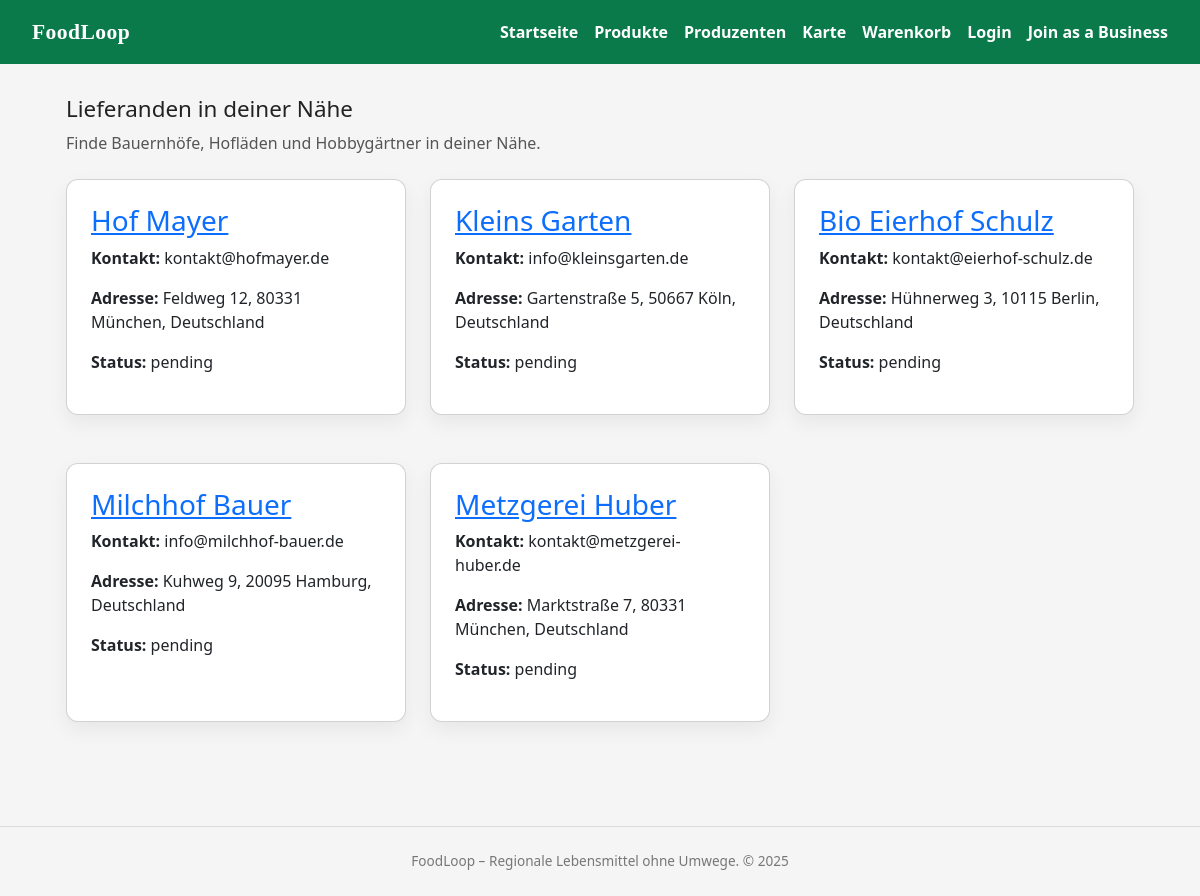
The app's page /producers, older data.
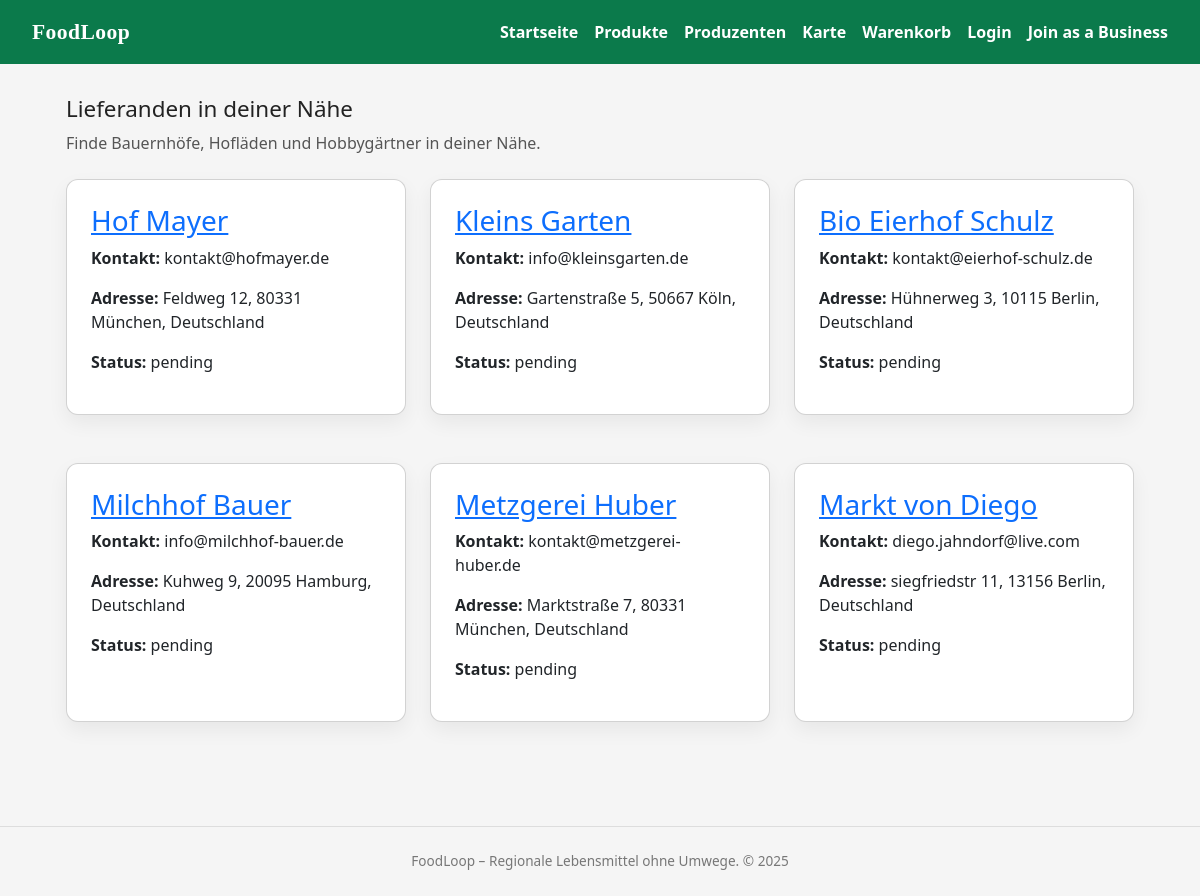
The same page, newer data.
### models.py (models this page shows)
class ProducerProfile(db.Model):
    __tablename__ = "producer_profile"
    producer_id = db.Column(db.Integer, primary_key=True)
    user_id = db.Column(
        db.Integer, db.ForeignKey("user.id"), nullable=False, unique=True
    )
    address_id = db.Column(
        db.Integer, db.ForeignKey("address.address_id"), nullable=True
    )
    display_name = db.Column(db.String(255), nullable=False)
    legal_name = db.Column(db.String(255), nullable=True)
    tax_id = db.Column(db.String(50), nullable=True)
    contact_email = db.Column(db.String(255), nullable=False)
    contact_phone = db.Column(db.String(50), nullable=True)
    verification_status = db.Column(
        db.String(20), nullable=False, default="pending"
    )
    created_at = db.Column(db.DateTime, default=datetime.utcnow, nullable=False)
    user = db.relationship("User", back_populates="producer_profile")
    products = db.relationship("Product", back_populates="producer", lazy="dynamic")
    address = db.relationship("Address", back_populates="producers")
    categories = db.relationship(
        "Category",
        secondary=producer_category,
        back_populates="producers",
        lazy="select",
    )

class Address(db.Model):
    __tablename__ = "address"
    address_id = db.Column(db.Integer, primary_key=True)
    street = db.Column(db.String(255), nullable=False)
    city = db.Column(db.String(100), nullable=False)
    zip = db.Column(db.String(20), nullable=False)
    country = db.Column(db.String(100), nullable=False)
    created_at = db.Column(db.DateTime, default=datetime.utcnow, nullable=False)
    customers = db.relationship(
        "CustomerProfile", back_populates="address", lazy="dynamic"
    )
    producers = db.relationship(
        "ProducerProfile", back_populates="address", lazy="dynamic"
    )

### app.py (the view)
@app.route("/producers")
def producers():
    producers = ProducerProfile.query.all()
    return render_template("producers.html", producers=producers, current_zip="", current_type="")

### templates/producers.html (shortened to what this page needs)
{% extends "base.html" %}
{% block content %}
<section>
    <h1 class="section-title">Lieferanden in deiner Nähe</h1>
    <p class="section-sub">
        Finde Bauernhöfe, Hofläden und Hobbygärtner in deiner Nähe.
    </p>
    <div class="grid">
        {% if producers %}
            {% for prod in producers %}
                <div class="card">
                    <h3>
                        <a href="{{ url_for('producer_detail', producer_id=prod.producer_id) }}">
                            {{ prod.display_name }}
                        </a>
                    </h3>
                    <p><strong>Kontakt:</strong> {{ prod.contact_email }}</p>
                    <p>
                        <strong>Adresse:</strong>
                        {% if prod.address %}
                            {{ prod.address.street }}, {{ prod.address.zip }} {{ prod.address.city }}, {{ prod.address.country }}
                        {% else %}
                            Keine Adresse hinterlegt
                        {% endif %}
                    </p>
                    <p><strong>Status:</strong> {{ prod.verification_status }}</p>
                </div>
            {% endfor %}
        {% else %}
            <div class="card">
                <p>Keine Produzenten gefunden.</p>
            </div>
        {% endif %}
    </div>
</section>
{% endblock %}

### templates/base.html (shortened to what this page needs)
<!DOCTYPE html>
<html lang="de">
<head>
    <link href="https://cdn.jsdelivr.net/npm/bootstrap@5.3.3/dist/css/bootstrap.min.css" rel="stylesheet">
    <link rel="stylesheet" href="{{ url_for('static', filename='css/main.css') }}">
</head>
<body>
<header class="site-header {% block header_class %}{% endblock %}">
    <div class="logo">
        FoodLoop
    </div>
    <nav>
        <a href="{{ url_for('home') }}">Startseite</a>
        <a href="{{ url_for('products') }}">Produkte</a>
        <a href="{{ url_for('producers') }}">Produzenten</a>
        <a href="{{ url_for('maps') }}">Karte</a>
        <a href="{{ url_for('cart') }}">Warenkorb</a>
        {% if current_user.is_authenticated %}
            <a href="{{ url_for('account') }}">Mein Konto</a>
        {% else %}
            <a href="{{ url_for('login') }}">Login</a>
        {% endif %}
        <a href="{{ url_for('business') }}">Join as a Business</a>
    </nav>
</header>
<main class="{% block main_class %}{% endblock %}">
    {% block content %}{% endblock %}
</main>
<footer>
    FoodLoop – Regionale Lebensmittel ohne Umwege. &copy; {{ 2025 }}
</footer>
</body>
</html>

### static/css/base.css (style rules this page uses)
body { font-family: system-ui, -apple-system, BlinkMacSystemFont, "Segoe UI", sans-serif; margin: 0; background: #f5f5f5; color: #222; overflow-x: hidden; }

### static/css/layout.css (style rules this page uses)
.site-header { background: #0b7a4b; color: white; padding: 1rem 2rem; display: flex; justify-content: space-between; align-items: center; }
.site-header nav { display: flex; align-items: center; gap: 1rem; flex-wrap: wrap; }
.site-header a { color: white; text-decoration: none; font-weight: 600; }
.logo { font-family: Georgia, "Times New Roman", Times, serif; font-weight: 900; font-size: 1.35rem; letter-spacing: 0.02em; color: white; }
main { max-width: 1100px; margin: 2rem auto; padding: 0 1rem 3rem; }
footer { text-align: center; padding: 1.5rem 1rem; color: #777; border-top: 1px solid #ddd; font-size: 0.85rem; }
.grid { display: grid; grid-template-columns: repeat(auto-fill, minmax(260px, 1fr)); gap: 1.5rem; max-width: 1100px; margin: 0 auto; }
.section-title { font-size: 1.4rem; margin-bottom: 0.5rem; }
.section-sub { color: #555; margin-bottom: 1.5rem; }

### static/css/components.css (style rules this page uses)
.card { background: white; border-radius: 0.75rem; padding: 1.5rem; box-shadow: 0 8px 20px rgba(0,0,0,0.06); margin-bottom: 1.5rem; }

Row changes from the older to the newer data that the page shows:
added ProducerProfile: display_name "Markt von Diego", contact_email "diego.jahndorf@live.com", address.street "siegfriedstr 11", address.zip "13156", address.city "Berlin", address.country "Deutschland", verification_status "pending"
